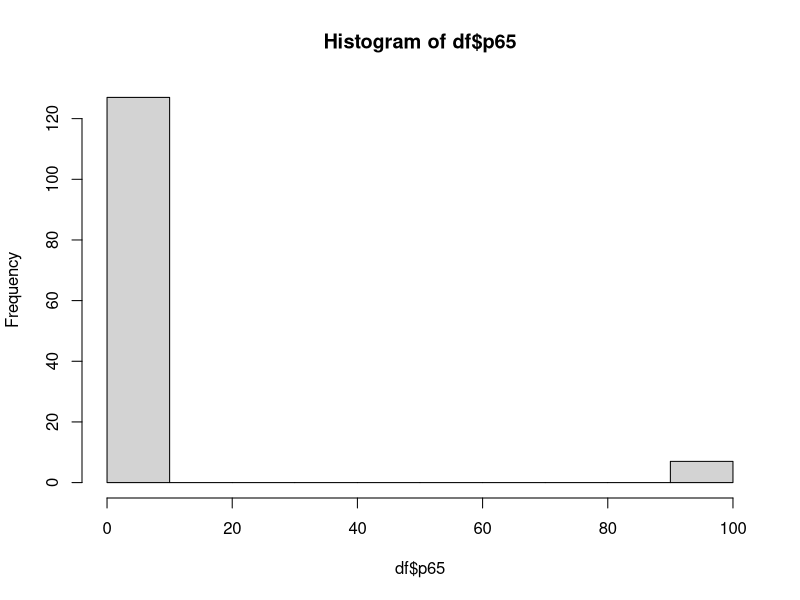
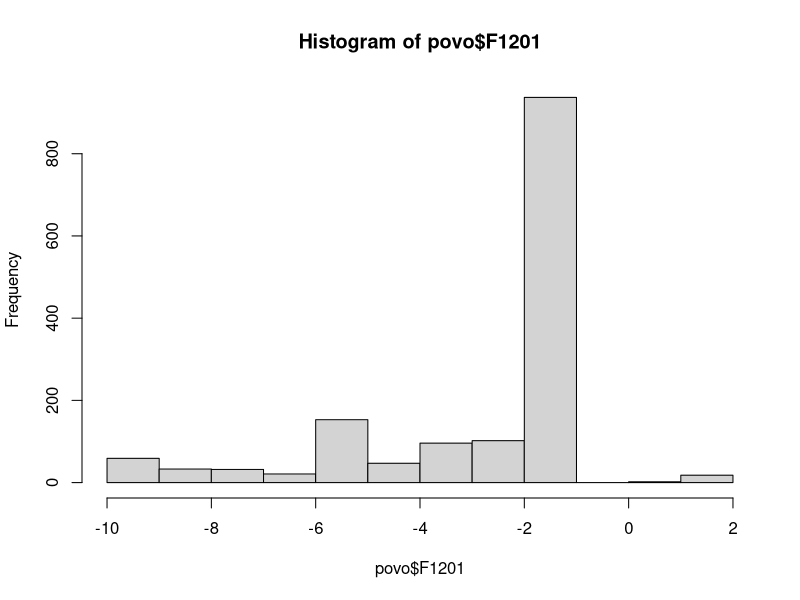
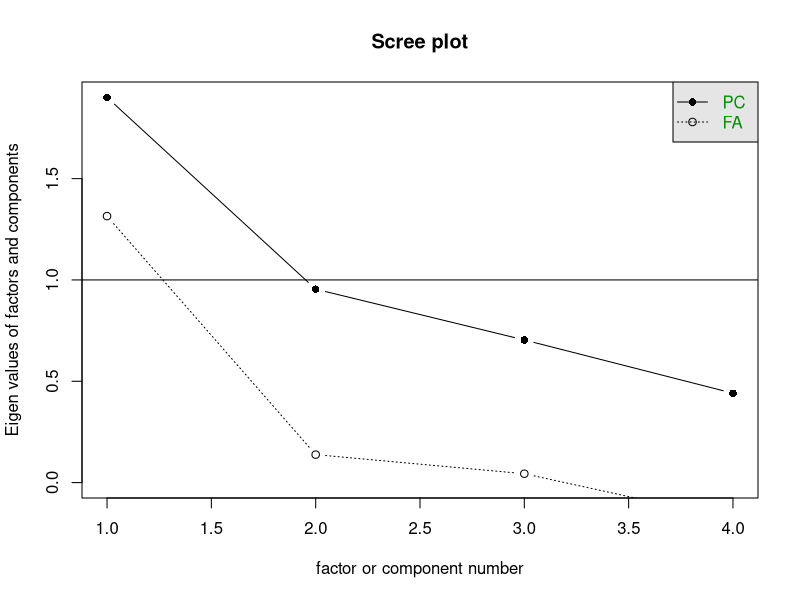

The R source for these figures, in order: (Note: this script raises an error after producing the figures.)
#2005-2006
library(dplyr)
library(ggplot2)
library(gridExtra)
library(readr)
library(labelled)
library(psych)
library(lavaan)
library(semTools)
rm(list=ls())
povo <- read_csv("df5.csv")
povo$E179WVS[is.na(povo$E179WVS)] <- -55
table(povo$E179WVS)# abaixo os com mais de 20 , falta ver se tem pelo menos 3 deputados
#partidos WVS
#76001	BRA:Brazilian Democratic Movement = + q 20
#76002	BRA:Workers´ Party = + q 20
#76003	BRA:Brazilian Social Democracy Party = + q 20
#76004	BRA:Democratic Labour Party = + q 20
#76006	BRA:Liberal Front / Democrats = + q 20
#76007	BRA:Brazilian Labour Party = + q 20
#76010  BRA: Green Party -= + q 20 - NÃO TEM DEPUTADOS SUFICIE
#76009	BRA:Communist Party of Brazil = + q 20 - MAS NÃO TEM DEPUTADOS SUFICIE
#76029	BRA:Socialism and Liberty Party = + q 20 - MAS NÃO TEM DEPUTADOS SUFICIE
library(haven)
dffull <-read_sav("BASEDATOS_BRASIL_55.sav")
df <- remove_labels(dffull)
print(dffull$partido)
table(df$partido)#abaixo mais q três
#1    PT = + q 3 
#2  PMDB = + q 3
#3   PFL = + q 3
#4    PP = + q 3- MAS NÃO TEM POVO SUFICIE
#5   PTB = + q 3
#6  PSDB = + q 3
#7    PL = + q 3 - MAS NÃO TEM POVO SUFICIE
#8   PPS = + q 3 - MAS NÃO TEM POVO SUFICIE
#9   PSB = + q 3 - MAS NÃO TEM POVO SUFICIE
#10   PDT = + q 3

df$partido -> df$partido_formatoriginal
#publico
povo$partido <- NA
povo$partido[povo$E179WVS == 76001] <- "PMDB"
povo$partido[povo$E179WVS == 76002] <- "PT"
povo$partido[povo$E179WVS == 76003] <- "PSDB"
povo$partido[povo$E179WVS == 76004] <- "PDT"
povo$partido[povo$E179WVS == 76006] <- "PFL"
povo$partido[povo$E179WVS == 76007] <- "PTB"
table(povo$partido, useNA = "always")
#elite
df$partido <- NA
# Substituindo valores específicos de acordo com a tabela fornecida
df$partido[df$partido_formatoriginal == 2] <- "PMDB"
df$partido[df$partido_formatoriginal == 1] <- "PT"
df$partido[df$partido_formatoriginal == 6] <- "PSDB"
df$partido[df$partido_formatoriginal == 10] <- "PDT"
df$partido[df$partido_formatoriginal == 3] <- "PFL"
df$partido[df$partido_formatoriginal == 5] <- "PTB"
table(df$partido, useNA="always")

table(povo$E036)
# Recodificação recodifiquei 1 e 2 como 1; 3 e 4 como 2; 5 e 6 como 3; 7 e 8 como 4; e 9 e 10 como 5
str(povo$E036)
povo$E036 <- cut(povo$E036, breaks = c(0, 2, 4, 6, 8, 10), labels = c(1, 2, 3, 4, 5), include.lowest = TRUE)
table(povo$E036)
#OBS
#Obs no arquivo criar base
#print(df7$E036)#valores positivos proESTADO - inverter!
povo$E036 <- as.numeric(povo$E036)
table(povo$E036, useNA = "always")
summary(povo$E036)
-1*povo$E036 -> povo$proMercado
print(dffull$p28)#nao tem missing
df$proMercado <- df$p28
df$proMercado <- scales::rescale(df$proMercado, to = c(0, 1))
povo$proMercado <- scales::rescale(povo$proMercado, to = c(0, 1))
table(df$proMercado, useNA = "always")
table(povo$proMercado, useNA = "always")
summary(df$proMercado)
summary(povo$proMercado)
#fundamentalismo
print(dffull$p60b)#10 máxima religiosidade-- posicao fundamentalista
print(dffull$p64)#10 posição liberal - SEM NA (divórcio) # 
print(dffull$p65)#10 contra aborto - posicao fundamentalista


hist(df$p65)

povo$F1201 <- -1*povo$F120
hist(povo$F1201)
df$p65[df$p65==99]<-NA
df$p64[df$p64== 99]<-NA
df$p64 <- -1*df$p64#inverter
df$p60b#NA já cadastrados
summary(df$p64)#poucos NA
summary(df$p65)#poucos NA
summary(df$p60b)#Muitos NAS nao usar 


df <- subset(df, select=c(p60b,p64,p65,proMercado,partido))#remover NAS
summary(df)
df->dffull
complete5 <- function(...) {
  study <- dffull %>%
    select(...)
  
  return(study[complete.cases(study),])
}

df <- complete5(p60b,p64,p65,proMercado,partido)#como nao tem NA no proMercado
summary(df)
scree(df[,1:4])
pcaelite <-psych::principal(df[,1:4],2)
pcaelite#PRA TESTAR

model <- '
  # Especificação do modelo fatorial
  LiberalFundamentalismo =~ p60b + p64 + p65
 
  # Especificação das variâncias dos erros
  p60b ~~ p60b
  p64 ~~ p64
  p65 ~~ p65


'
# Ajuste do modelo de CFA
fit <- cfa(model, data = df)

summary(fit)
semTools::fitmeasures(fit, c("tli", "cfi", "rmsea", "srmr"))#
scores <- lavPredict(fit)
scores[,1] -> df$fundamentalismo
#

rm(model,scores,fit)
table(df$partido)
df <- subset(df, select=c(partido,proMercado,fundamentalismo))
df$partido <- as.factor(df$partido)
df$fundamentalismo <- scales::rescale(df$fundamentalismo, to = c(0, 1))
#

povo <- subset(povo, select=c(F118,F120,F028,F121,proMercado,partido))
summary(povo)
table(povo$F118)
povo$F118[povo$F118<0]<-NA
povo$F120[povo$F120<0]<-NA
povo$F121[povo$F121<0]<-NA
povo$F028[povo$F028<0]<-NA



#ver sentido das questões
#Obs no arquivo criar base
#sentidos originais das questões
#print(df7$F118)#liberal (valores positivos)CasGay
#print(df7$F120)#liberal (valores positivos)Aborto
#print(df7$F028)#valores positivos pouca religiosidade
#print(df7$F121)#valores positivos liberal (divorce)
#todos os valores positivos são liberal, basta inverter no score
#inverter no score(lembrete 1)


povofull <- povo


complete52 <- function(...) {
  study <- povofull %>%
    select(...)
  
  return(study[complete.cases(study),])
}

povo <- complete52(F118,F120,F028,F121,proMercado,partido)#como nao tem NA no proMercado
summary(povo)


scree(povo[,1:5])

pcapovo <-psych::principal(povo[,1:5],2)

pcapovo

model <- '
  # Especificação do modelo fatorial
  LiberalFundamentalismo =~ F118+F120+F028+F121

  # Especificação das variâncias dos erros
  F118 ~~ F118
  F121 ~~ F121
  F028 ~~ F028
  F120 ~~ F120

'
# Ajuste do modelo de CFA
fit <- cfa(model, data = povo)

summary(fit)
semTools::fitmeasures(fit, c("tli", "cfi", "rmsea", "srmr"))#
scores <- lavPredict(fit)
povo$fundamentalismo <- -1*scores[,1]#inverter (lembrete 1)
#

rm(model,scores,fit)
table(povo$partido)
povo <- subset(povo, select=c(partido,proMercado,fundamentalismo))
povo$partido <- as.factor(povo$partido)
povo$fundamentalismo <- scales::rescale(povo$fundamentalismo, to = c(0, 1))

#

#descritivas
pcapovo
pcaelite
#povo
summary(povo)


#
#elite
summary(df)


#comparador medias e medianas
#media
tapply(povo$proMercado, povo$partido, mean)#povo
tapply(df$proMercado, df$partido, mean)#elite
#mediana
tapply(povo$proMercado, povo$partido, median)#povo
tapply(df$proMercado, df$partido, median)#elite

#media
tapply(povo$fundamentalismo, povo$partido, mean)#povo
tapply(df$fundamentalismo, df$partido, mean)#elite
#mediana
tapply(povo$fundamentalismo, povo$partido, median)#povo
tapply(df$fundamentalismo, df$partido, median)#elite

#microgap



#
#macro gap proMercado
mean_povo_proMercado <- mean(povo$proMercado)
mean_elite_proMercado <- mean(df$proMercado)
macroGap_proMercado <- abs(mean_povo_proMercado-mean_elite_proMercado)
macroGap_proMercado#

# macro de cada partido
partidos <- unique(df$partido)

macroGap_proMercado <- sapply(partidos, function(partido) {
  mean_povo_proMercado <- mean(povo$proMercado[povo$partido == partido])
  mean_elite_proMercado <- mean(df$proMercado[df$partido == partido])
  abs(mean_povo_proMercado - mean_elite_proMercado)
})

result <- data.frame(partido = partidos, macroGap_proMercado = macroGap_proMercado)

#só aqui, verificação de se a função sapply deu certo
print(result)#3    PSDB         0.01006494
psdb_df <- subset(df, partido == "PSDB") #fiz um manual para testar se minha função sapply deu certo
psdb_povo <- subset(povo, partido == "PSDB")
mean_psdb_povo_proMercado <- mean(psdb_povo$proMercado)
mean_elite_psdb_proMercado <- mean(psdb_df$proMercado)
macroGap_psdb_proMercado <- abs(mean_psdb_povo_proMercado-mean_elite_psdb_proMercado)
macroGap_psdb_proMercado# [1] 0.01006494 ;  bateu? Si, usar a função nas próximas situações



# Resultado
print(result)#aqui!

#microGap proMercado
povo$microGap_proMercado <- abs(povo$proMercado - mean_elite_proMercado)
mean(povo$microGap_proMercado)
# Calcular a média de povo$microGap_proMercado por povo$partido
mean_microgap_by_partido_proMercado <- tapply(povo$microGap_proMercado, povo$partido, mean)

# Resultado
print(mean_microgap_by_partido_proMercado)#aqui!

summary(povo$microGap_proMercado)#descritivas

#macro gap fundamentalismo
mean_povo_fundamentalismo <- mean(povo$fundamentalismo)
mean_elite_fundamentalismo <- mean(df$fundamentalismo)
macroGap_fundamentalismo <- abs(mean_povo_fundamentalismo-mean_elite_fundamentalismo)
macroGap_fundamentalismo#

# macro de cada partido
partidos <- unique(df$partido)

macroGap_fundamentalismo <- sapply(partidos, function(partido) {
  mean_povo_fundamentalismo <- mean(povo$fundamentalismo[povo$partido == partido])
  mean_elite_fundamentalismo <- mean(df$fundamentalismo[df$partido == partido])
  abs(mean_povo_fundamentalismo - mean_elite_fundamentalismo)
})

result <- data.frame(partido = partidos, macroGap_fundamentalismo = macroGap_fundamentalismo)

#resultado macro gap por partido
print(result)#aqui!


#microGap fundamentalismo
povo$microGap_fundamentalismo <- abs(povo$fundamentalismo - mean_elite_fundamentalismo)
mean(povo$microGap_fundamentalismo)
# Calcular a média de povo$microGap_fundamentalismo por povo$partido
mean_microgap_by_partido_fundamentalismo <- tapply(povo$microGap_fundamentalismo, povo$partido, mean)

# Resultado
print(mean_microgap_by_partido_fundamentalismo)#aqui!

summary(povo$microGap_fundamentalismo)#descritivas


#
options(scipen = 999)
# Realizar o teste t para a variável "fundamentalismo"
t_test_fundamentalismo <- t.test(df$fundamentalismo, povo$fundamentalismo)

# Realizar o teste t para a variável "proMercado"
t_test_proMercado <- t.test(df$proMercado, povo$proMercado)

# Exibir os resultados
print(t_test_fundamentalismo)
print(t_test_proMercado)
